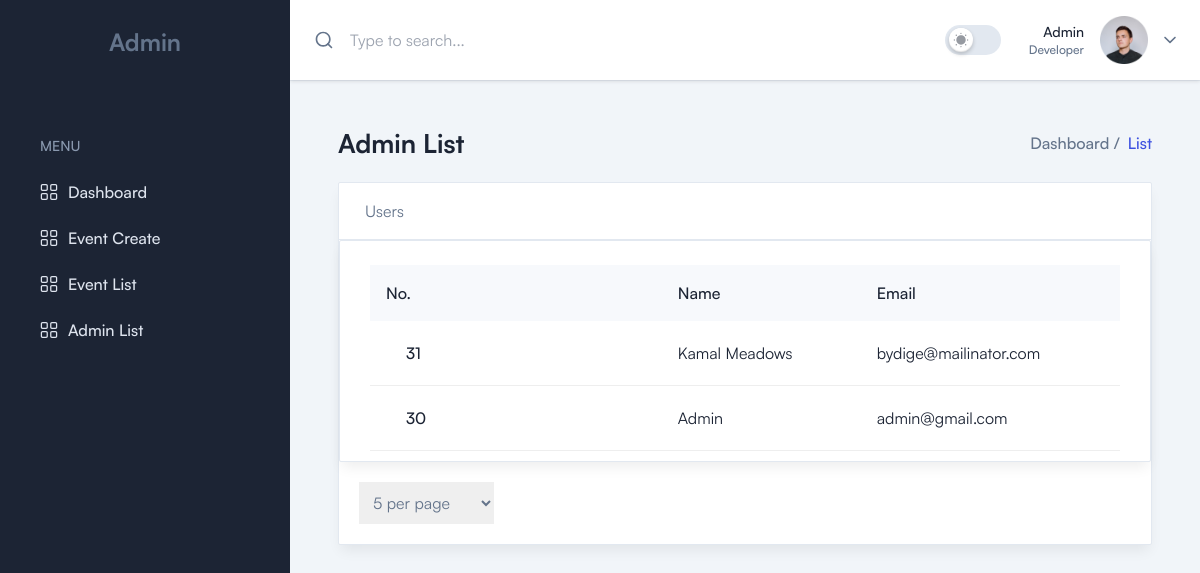
/user/list (signed in), run on the app's committed database.
### tables this page shows
CREATE TABLE `users` (
  `id` int NOT NULL,
  `name` varchar(100) DEFAULT NULL,
  `email` varchar(255) DEFAULT NULL,
  `password` varchar(255) DEFAULT NULL,
  `created_at` timestamp NULL DEFAULT CURRENT_TIMESTAMP,
  `updated_at` timestamp NULL DEFAULT CURRENT_TIMESTAMP
);

### app/Middleware/Middleware.php (called while the page is built, shortened)
<?php
class Middleware
{
    public function middleware($middlewareName)
    {
        $middleware = new $middleware();
        return $middleware->handler();
    }
}

### app/Base/Auth.php (called while the page is built, shortened)
<?php
class Auth
{
    private static $user;
    public static function check(): bool
    {
        return isset($_SESSION['user']);
    }
    public static function user(): mixed
    {
        if (!self::$user && isset($_SESSION['user'])) {
            self::$user = $_SESSION['user'];
        }
        return self::$user;
    }
}

### app/Middleware/AuthMiddleware.php (called while the page is built, shortened)
<?php
class AuthMiddleware
{
    public static function handler()
    {
        if (Auth::check()) {
            return true;
        } else {
            Redirect::to('/login');
        }
    }
}

### app/Controller/DashboardController.php (called while the page is built, shortened)
<?php
class DashboardController extends Controller
{
    public function userList()
    {
        $defaultPerPage = 5;
        $perPage = isset($_GET['limit']) ? (int)$_GET['limit'] : $defaultPerPage;
        $page = isset($_GET['page']) ? max(1, intval($_GET['page'])) : 1;
        $userModel = new User;
        $users = $userModel->paginate($perPage, $page);
        $totalUsers = $userModel->count();
        $totalPages = ceil($totalUsers / $perPage);
        $data = [
            'status' => 'success',
            'data' => [
                'users' => $users,
                'pagination' => [
                    'current_page' => $page,
                    'total_pages' => $totalPages,
                    'per_page' => $perPage,
                    'total_records' => $totalUsers
                ]
            ]
        ];
        return view('pages/users/list', $data);
    }
}

### config/Database.php (called while the page is built, shortened)
<?php
class Database
{
    private $host;
    private $db;
    private $user;
    private $pass;
    public function __construct()
    {
        $this->host = env('DB_HOST');
        $this->db = env('DB_NAME');
        $this->user = env('DB_USER');
        $this->pass = env('DB_PASS');
    }
    public function connect(): PDO
    {
        try {
            $pdo = new PDO(
                "mysql:host={$this->host};dbname={$this->db}",
                $this->user,
                $this->pass,
                [PDO::ATTR_ERRMODE => PDO::ERRMODE_EXCEPTION]
            );
            return $pdo;
        } catch (PDOException $e) {
            throw new \Exception("Database connection failed: " . $e->getMessage());
        }
    }
}

### app/Model/User.php (called while the page is built, shortened)
<?php
class User extends Database
{
    private string $table_name = "users";
    public function paginate(int $perPage = 10, int $page = 1): array
    {
        try {
            $offset = ($page - 1) * $perPage;
            $query = "SELECT id,name,email FROM $this->table_name ORDER BY id DESC LIMIT :perPage OFFSET :offset";
            $stmt = $this->connect()->prepare($query);
            $stmt->bindParam(':perPage', $perPage, PDO::PARAM_INT);
            $stmt->bindParam(':offset', $offset, PDO::PARAM_INT);
            $stmt->execute();
            return $stmt->fetchAll(PDO::FETCH_ASSOC);
        } catch (PDOException $e) {
            throw new \Exception("Pagination failed: " . $e->getMessage());
        }
    }
    public function count(): int
    {
        try {
            $query = "SELECT COUNT(*) as total FROM $this->table_name";
            $stmt = $this->connect()->prepare($query);
            $stmt->execute();
            $result = $stmt->fetch(PDO::FETCH_ASSOC);
            return $result['total'] ?? 0;
        } catch (PDOException $e) {
            throw new \Exception("Counting users failed: " . $e->getMessage());
        }
    }
}

### public/index.php (called while the page is built, shortened)
<?php
Route::handleRequest();

### views/pages/users/list.php (the view, shortened to what this page needs)
<main>
    <div class="mx-auto max-w-screen-2xl p-4 md:p-6 2xl:p-10">
        <div
            class="mb-6 flex flex-col gap-3 sm:flex-row sm:items-center sm:justify-between">
            <h2 class="text-title-md2 font-bold text-black dark:text-white">
                Admin List
            </h2>
            <nav>
                <ol class="flex items-center gap-2">
                    <li>
                        <a class="font-medium" href="index.html">Dashboard /</a>
                    </li>
                    <li class="font-medium text-primary">List</li>
                </ol>
            </nav>
        </div>
        <div class="grid grid-cols-1 gap-9">
            <div class="flex flex-col gap-9">
                <div
                    class="rounded-sm border border-stroke bg-white shadow-default dark:border-strokedark dark:bg-boxdark">
                    <div
                        class="border-b border-stroke px-6.5 flex py-4 dark:border-strokedark">
                        <h1>Users </h1>
                    </div>
                    <div
                        class="rounded-sm border border-stroke bg-white px-5 pb-2.5 pt-6 shadow-default dark:border-strokedark dark:bg-boxdark sm:px-7.5 xl:pb-1">
                        <div class="max-w-full overflow-x-auto">
                            <table class="w-full table-auto">
                                <thead>
                                    <tr class="bg-gray-2 text-left dark:bg-meta-4">
                                        <th
                                            class="min-w-[220px] px-4 py-4 font-medium text-black dark:text-white xl:pl-11">
                                            No.
                                        </th>
                                        <th
                                            class="min-w-[150px] px-4 py-4 font-medium text-black dark:text-white">
                                            Name
                                        </th>
                                        <th
                                            class="min-w-[150px] px-4 py-4 font-medium text-black dark:text-white">
                                            Email
                                        </th>
                                    </tr>
                                </thead>
                                <tbody>
                                    <?php foreach ($data['users'] as $row) { ?>
                                        <tr>
                                            <td
                                                class="border-b border-[#eee] px-4 py-5 pl-9 dark:border-strokedark xl:pl-11">
                                                <h5 class="font-medium text-black dark:text-white">
                                                    <?=$row['id']?>
                                                </h5>
                                            </td>
                                            <td
                                                class="border-b border-[#eee] px-4 py-5 dark:border-strokedark">
                                                <p class="text-black dark:text-white"><?=$row['name']?></p>
                                            </td>
                                            <td
                                                class="border-b border-[#eee] px-4 py-5 dark:border-strokedark">
                                                <p class="text-black dark:text-white"><?=$row['email']?></p>
                                            </td>
                                        </tr>
                                    <?php } ?>
                                </tbody>
                            </table>
                        </div>
                    </div>
                    <div class="flex justify-between items-center">
                        <?= renderPerPageDropdown() ?>
                    </div>
                </div>
            </div>
        </div>
    </div>
</main>
<?php
include(VIEWS_PATH . 'layouts/app.php');
?>

### app/Base/Route.php (shortened to what this page needs)
<?php
class Route
{
    private static array $routes = [];
    public static function get(string $uri, $callback): void
    {
        self::$routes['GET'][$uri] = $callback;
    }
    public static function post(string $uri, $callback): void
    {
        self::$routes['POST'][$uri] = $callback;
    }
    public static function handleRequest(): void
    {
        $method = $_SERVER['REQUEST_METHOD'];
        $uri = parse_url($_SERVER['REQUEST_URI'], PHP_URL_PATH);
        foreach (self::$routes[$method] as $pattern => $callback) {
            if (preg_match(self::convertToRegex($pattern), $uri, $matches)) {
                array_shift($matches);
                if (is_array($callback)) {
                    $controller = new $callback[0]();
                    $action = $callback[1];
                    echo call_user_func_array([$controller, $action], array_values($matches));
                } elseif (is_callable($callback)) {
                    echo call_user_func_array($callback, array_values($matches));
                }
                return;
            }
        }
    }
    private static function convertToRegex(string $pattern): string
    {
        return "#^" . preg_replace('/{([\w]+)}/', '(?P<\1>[\w-]+)', $pattern) . "$#";
    }
}

### views/partials/navbar.php (shortened to what this page needs)
<header
    class="sticky top-0 z-999 flex w-full bg-white drop-shadow-1 dark:bg-boxdark dark:drop-shadow-none">
    <div
        class="flex flex-grow items-center justify-between px-4 py-4 shadow-2 md:px-6 2xl:px-11">
        <div class="hidden sm:block">
            <form
                action="https://formbold.com/s/unique_form_id"
                method="POST">
                <div class="relative">
                    <button class="absolute left-0 top-1/2 -translate-y-1/2">
                    </button>
                    <input
                        type="text"
                        placeholder="Type to search..."
                        class="w-full bg-transparent pl-9 pr-4 focus:outline-none xl:w-125" />
                </div>
            </form>
        </div>
        <div class="flex items-center gap-3 2xsm:gap-7">
            <ul class="flex items-center gap-2 2xsm:gap-4">
                <li>
                    <label
                        :class="darkMode ? 'bg-primary' : 'bg-stroke'"
                        class="relative m-0 block h-7.5 w-14 rounded-full">
                        <span
                            :class="darkMode && '!right-1 !translate-x-full'"
                            class="absolute left-1 top-1/2 flex h-6 w-6 -translate-y-1/2 translate-x-0 items-center justify-center rounded-full bg-white shadow-switcher duration-75 ease-linear">
                            <span class="dark:hidden">
                            </span>
                        </span>
                    </label>
                </li>
            </ul>
            <?php
            $user = App\Base\Auth::user();
            ?>
            <div
                class="relative"
                x-data="{ dropdownOpen: false }"
                @click.outside="dropdownOpen = false">
                <a
                    class="flex items-center gap-4"
                    href="#"
                    @click.prevent="dropdownOpen = ! dropdownOpen">
                    <span class="hidden text-right lg:block">
                        <span
                            class="block text-sm font-medium text-black dark:text-white"><?= $user['name'] ?></span>
                        <span class="block text-xs font-medium">Developer</span>
                    </span>
                    <span class="h-12 w-12 rounded-full">
                        <img src="<?= asset('/') ?>src/images/user/user-01.png" alt="User" />
                    </span>
                </a>
            </div>
        </div>
    </div>
</header>

### data on the page
users: name "Admin", id "30", email "admin@gmail.com"
users: id "31", name "Kamal Meadows", email "bydige@mailinator.com"

### other printed values
form field limit "5 per page"
